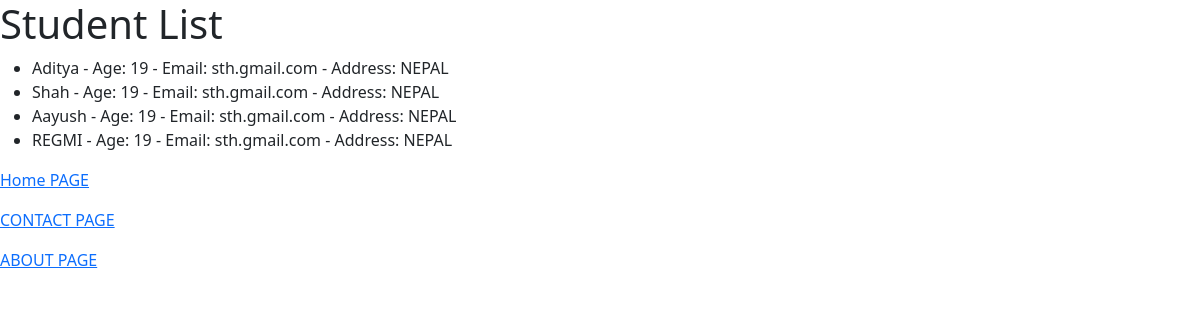
/student/, run on an earlier commit of the app's database.
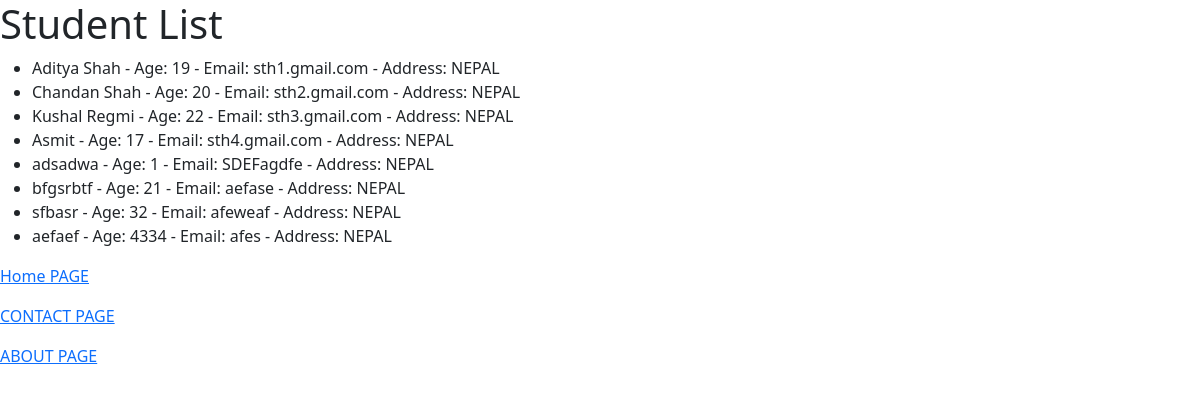
And on a later commit of the database.
### home/models.py (models this page shows)
class Student(models.Model):
    name =  models.CharField(max_length = 100)
    age = models.IntegerField(default= 18)
    email = models.EmailField()
    address = models.TextField()

### home/views.py (the view)
# urls.py: path('student/', student_list , name="student"),
def student_list(request):
    students = st.objects.all()
    return render(request, "home/student.html",{'students':students})

### home/templates/home/student.html (shortened to what this page needs)
{% extends "base.html" %}
{% block start %}
<body>
    <h1>Student List</h1>
    <ul>
        {% for student in students %}
            <li>{{ student.name }} - Age: {{ student.age }} - Email: {{ student.email }} - Address: {{ student.address }}</li>
        {% endfor %}
    </ul>
    <p> <a href='\' >
        Home PAGE
    </a></p>
    <p>
        <a href='\contact\' >
           CONTACT PAGE
        </a></p>
        <p>
            <a href='\about\' >
               ABOUT PAGE
            </a></p>
</body>
{% endblock%}

### home/templates/base.html (shortened to what this page needs)
<!DOCTYPE html>
<html lang="en">
<head>
    <link href="https://cdn.jsdelivr.net/npm/bootstrap@5.3.3/dist/css/bootstrap.min.css" rel="stylesheet">
</head>
{% block start %}
{% endblock%}

What changed in the data, as far as the page shows it:
changed Student: name "Aditya" → "Aditya Shah"; email "sth.gmail.com" → "sth1.gmail.com"
changed Student: name "Shah" → "Chandan Shah"; age "19" → "20"; email "sth.gmail.com" → "sth2.gmail.com"
changed Student: name "Aayush" → "Kushal Regmi"; age "19" → "22"; email "sth.gmail.com" → "sth3.gmail.com"
changed Student: name "REGMI" → "Asmit"; age "19" → "17"; email "sth.gmail.com" → "sth4.gmail.com"
added Student: name "adsadwa", age "1", email "SDEFagdfe", address "NEPAL"
added Student: name "bfgsrbtf", age "21", email "aefase", address "NEPAL"
added Student: name "sfbasr", age "32", email "afeweaf", address "NEPAL"
added Student: name "aefaef", age "4334", email "afes", address "NEPAL"
